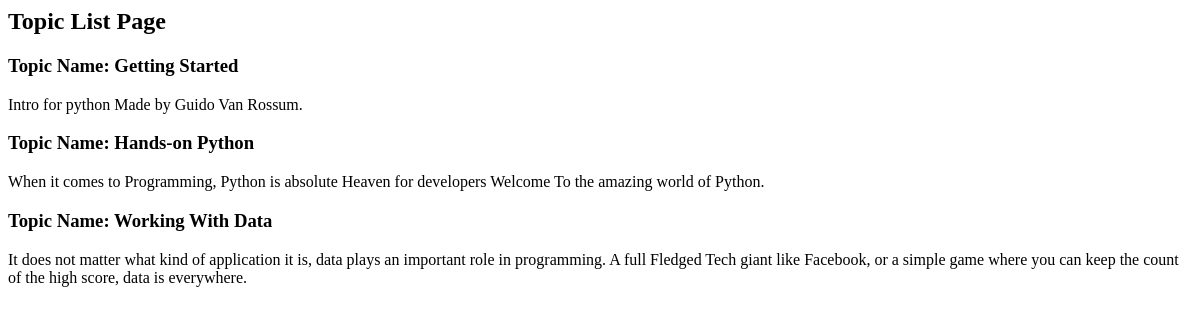
The app's page /course/courses/topiclist/, older data.
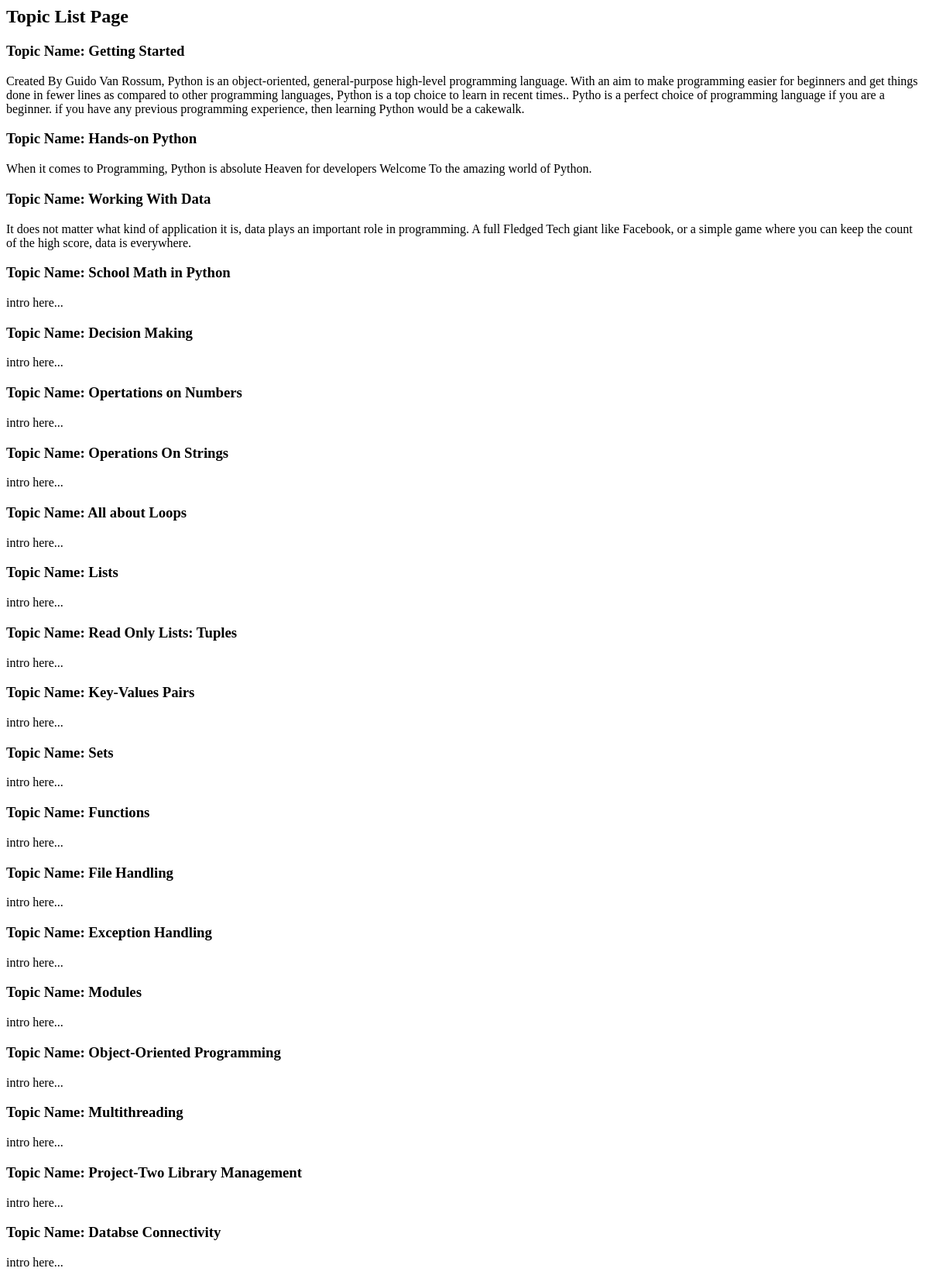
The same page, newer data.
### courses/models.py (models this page shows, shortened)
class Topic(models.Model):
    course = models.ForeignKey(Course, on_delete= models.CASCADE)
    name = models.CharField(max_length=50, default="name here...")
    intro = models.TextField(max_length=500, default="intro here...")

### courses/views.py (the view)
# urls.py: path("courses/topiclist/", TopicListView.as_view(), name="topic_list"),
class TopicListView(ListView):
    model = Topic
    template_name = "courses/topic_list.html"

### courses/templates/courses/topic_list.html
<section class="course_container">
    <div class="container">
    <h1>Topic List Page</h1>
    {% for topic in topic_list %}
        <h3>Topic Name: {{ topic.name }} </h3>
        <p> {{ topic.intro }} </p>
    {% endfor %}
    </div>
</section>

Row changes from the older to the newer data that the page shows:
changed Topic "Getting Started": intro "Intro for python Made by Guido Van Rossum." → "Created By Guido Van Rossum, Python is an object-oriented, general-purpose high-level programming language. With an aim to make programming easier for beginners and get things done in fewer lines as compared to other programming languages, Python is a top choice to learn in recent times.. Pytho is a perfect choice of programming language if you are a beginner. if you have any previous programming experience, then learning Python would be a cakewalk."
added Topic: name "School Math in Python", intro "intro here..."
added Topic: name "Decision Making", intro "intro here..."
added Topic: name "Opertations on Numbers", intro "intro here..."
added Topic: name "Operations On Strings", intro "intro here..."
added Topic: name "All about Loops", intro "intro here..."
added Topic: name "Lists", intro "intro here..."
added Topic: name "Read Only Lists: Tuples", intro "intro here..."
added Topic: name "Key-Values Pairs", intro "intro here..."
added Topic: name "Sets", intro "intro here..."
added Topic: name "Functions", intro "intro here..."
added Topic: name "File Handling", intro "intro here..."
added Topic: name "Exception Handling", intro "intro here..."
added Topic: name "Modules", intro "intro here..."
added Topic: name "Object-Oriented Programming", intro "intro here..."
added Topic: name "Multithreading", intro "intro here..."
added Topic: name "Project-Two Library Management", intro "intro here..."
added Topic: name "Databse Connectivity", intro "intro here..."
